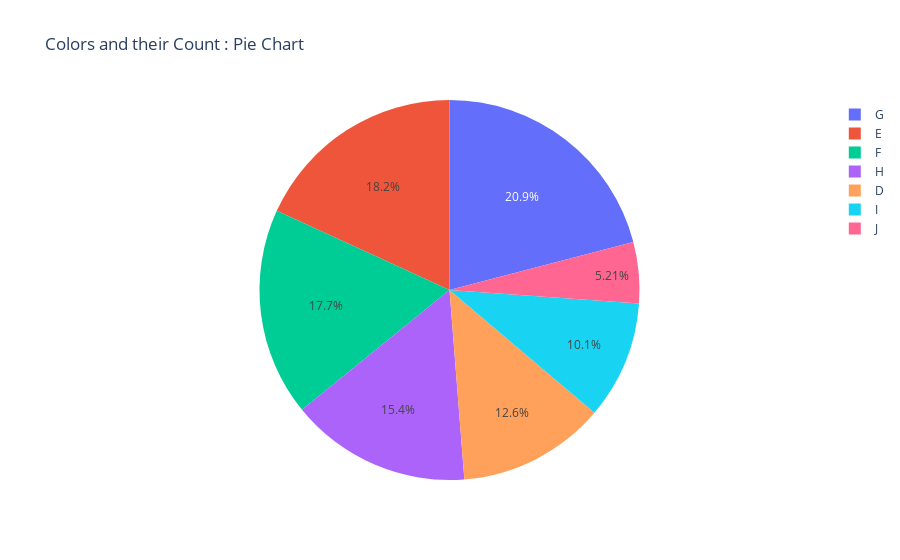

This figure's notebook cell:
### Code cell
#df1.loc[df['pop'] < 2.e6, 'country'] = 'Other countries' # Represent only large countries
fig = px.pie(colorCount, names='color', values='count', title='Colors and their Count : Pie Chart')
fig.show();

### Figure 1 — Plotly figure (JSON) as saved in the notebook; plotly's stock layout.template omitted (floating-point values rounded to 4 significant figures)
{"data": [{"domain": {"x": [0, 1], "y": [0, 1]}, "hovertemplate": "color=%{label}<br>count=%{value}<extra></extra>", "labels": ["G", "E", "F", "H", "D", "I", "J"], "legendgroup": "", "name": "", "showlegend": true, "type": "pie", "values": [11292, 9797, 9542, 8304, 6775, 5422, 2808]}], "layout": {"legend": {"tracegroupgap": 0}, "title": {"text": "Colors and their Count : Pie Chart"}}}
